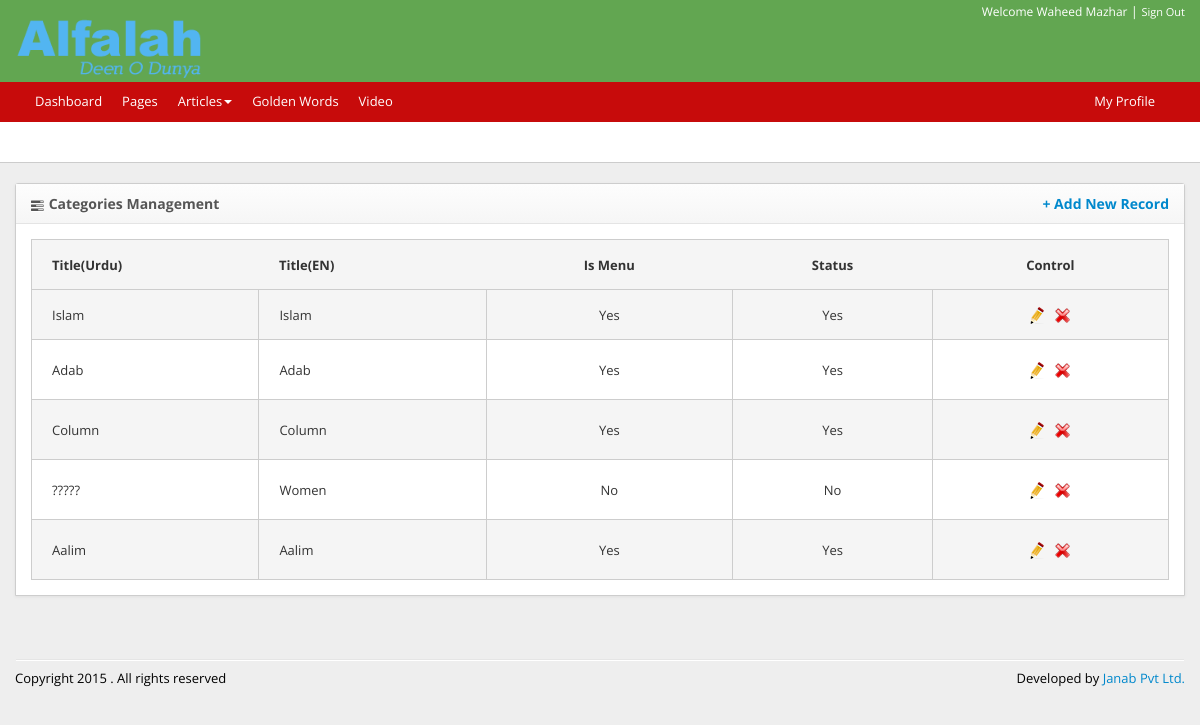
The app's page /admin/article/categories/index.php (signed in) with its own data.
### tables this page shows
CREATE TABLE `category` (
  `category_id` int(11) NOT NULL AUTO_INCREMENT,
  `slug` varchar(64) DEFAULT NULL,
  `title_en` varchar(255) DEFAULT NULL,
  `title_ur` varchar(255) DEFAULT NULL,
  `parent_category_id` int(11) DEFAULT NULL,
  `show_as_menu` tinyint(1) DEFAULT NULL,
  `icon` varchar(255) DEFAULT NULL,
  `is_active` tinyint(1) DEFAULT NULL,
  `display_order` int(11) DEFAULT NULL,
  `created_by` int(11) DEFAULT NULL,
  `modified_by` int(11) DEFAULT NULL,
  `created_on` timestamp NULL DEFAULT NULL,
  `modified_on` timestamp NULL DEFAULT CURRENT_TIMESTAMP,
  PRIMARY KEY (`category_id`)
);

### admin/include/setting.inc.php (called while the page is built, shortened)
<?php
function getBaseURI() {
    return sprintf(
            "%s://%s", isset($_SERVER['HTTPS']) && $_SERVER['HTTPS'] != 'off' ? 'https' : 'http', $_SERVER['SERVER_NAME']
    );
}
$base_url = getBaseURI() . '/admin';

### admin/article/categories/index.php (the view, shortened to what this page needs)
<?php
$include_prefix = '../../';
include $include_prefix . "include/header.inc.php";
?>
<div id="content">
    <div class="container">
        <div class="row">
            <div class="span12">
                <div class="panel">
                    <div class="panel-header"><i class="icon-tasks"></i> Categories Management<a href="<?php echo $base_url; ?>/article/categories/add.php" class="float-right">+ Add New Record</a></div>
                    <div class="panel-content">
                        <div class="bord">
                            <table class="display" cellspacing="0" width="100%" id="stopNGTable">
                                <thead>
                                    <tr>
                                        <th class="text-align-left pl20 width20"><strong>Title(Urdu) </strong></th>
                                        <th class="text-align-left pl20 width20"><strong>Title(EN)</strong> </th>
                                        <th class="text-align-center"><strong>Is Menu</strong> </th>
                                        <th class="text-align-center"><strong>Status</strong> </th>
                                        <th class="text-align-center"><strong>Control</strong></th>
                                    </tr>
                                </thead>
                                <tbody>
                                    <?php
                                    $query = "SELECT * FROM `category`";
                                    if(!$result = $sql->query($query)){
                                        dumpSql("Error Running Query : $sql->error" . "<br /><br /><br />" . $query);
                                    }
                                    if ($result->num_rows > 0) {
                                        while ($record = $result->fetch_object()) {
                                            echo '<tr class="height60 gradeA">
                                                <td  class="text-align-left pl20">' . $record->title_ur . '</td>
                                                <td  class="text-align-left pl20">' . $record->title_en . '</td>
                                                <td  class="text-align-center">' . (($record->show_as_menu==1) ? 'Yes':'No') . '</td>
                                                <td  class="text-align-center">' . (($record->is_active==1) ? 'Yes':'No') . '</td>
                                                <td class="text-align-center">
                                                    <a href="'.$base_url.'/article/categories/edit.php?category_id=' . $record->category_id . '">
                                                        <img src="'.$base_url.'/assets/images/edit-icon.png" />
                                                    </a>
                                                    &nbsp;
                                                    <a href="'.$base_url.'/article/categories/delete.php?category_id=' . $record->category_id . '">
                                                        <img src="'.$base_url.'/assets/images/delete-icon.png" width="17px"/>
                                                    </a>
                                                </td>
                                        </tr>';
                                        }
                                    }
                                    ?>
                                </tbody>
                            </table>
                        </div>
                    </div>
                </div>
            </div>
        </div>
    </div>
</div>
<?php
if (isset($include_prefix)) {
    require_once $include_prefix . 'include/footer.inc.php';
} else {
    require_once 'include/footer.inc.php';
}
?>

### admin/assets/css/admin.css (style rules this page uses)
body { font: 13px 'Open Sans'; background-color: #eee; }
.bord table { border-radius:5px; }
.bord tr { background:#F5F5F5; }
.bord tr { border:1px solid #CDCDCD; }
.bord tr:first-child { height:50px; }
.bord tr:nth-child(2n+0) { background:#fff; }
.bord td { border:1px solid #CDCDCD;w }
[class^="icon-"], [class*=" icon-"] { background-image: none; }
.panel { border: 1px solid #CDCDCD; box-shadow: 0 1px 3px rgba(100, 100, 100, 0.1); margin-bottom: 15px; border-radius: 3px 3px 0 0; overflow: visible; position: relative; }
.panel-header { padding: 10px 15px; background-color: #F8F8F8; background-image: -moz-linear-gradient(top, #FDFDFD, #F6F6F6); background-image: -ms-linear-gradient(top, #FDFDFD, #F6F6F6); background-image: -webkit-gradient(linear, 0 0, 0 100%, from(#FDFDFD), to(#F6F6F6)); background-image: -webkit-linear-gradient(top, #FDFDFD, #F6F6F6); background-image: -o-linear-gradient(top, #FDFDFD, #F6F6F6); background-image: linear-gradient(top, #FDFDFD, #F6F6F6); border-bottom: 1px solid #E4E4E4; color: #555; text-shadow: 0 1px 0 white; font-size: 14px; font-weight: bold; }
.panel-header [class^="icon-"], .panel-header [class*=" icon-"], #top-strip [class^="icon-"], #top-strip [class*=" icon-"], .container-signin [class^="icon-"], .container-signin [class*=" icon-"], .container-register [class^="icon-"], .container-register [class*=" icon-"], .sidebar-button [class^="icon-"], .sidebar-button [class*=" icon-"], .fc-button [class^="icon-"], .fc-button [class*=" icon-"] { vertical-align: middle; }
.panel-content { background-color: #fff; padding:15px; }

### admin/assets/css/admin_override.css (style rules this page uses)
.text-align-left { text-align:left; }
.text-align-center { text-align:center; }
.pl20 { padding-left:20px; }
.width20 { width: 20%; }
.height60 { height:60px; }
.float-right { float:right; }

### records on screen
category: title_ur "Islam", title_en "Islam", show_as_menu "Yes", is_active "Yes"
category: title_ur "Adab", title_en "Adab", show_as_menu "Yes", is_active "Yes"
category: title_ur "Column", title_en "Column", show_as_menu "Yes", is_active "Yes"
category: title_ur "?????", title_en "Women", show_as_menu "No", is_active "No"
category: title_ur "Aalim", title_en "Aalim", show_as_menu "Yes", is_active "Yes"

### other values on screen
$_SESSION['name'] "Waheed Mazhar"
